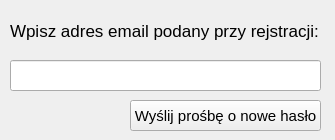
<?xml version="1.0" encoding="UTF-8"?>
<ui version="4.0">
 <class>MainWindow</class>
 <widget class="QMainWindow" name="MainWindow">
  <property name="geometry">
   <rect>
    <x>0</x>
    <y>0</y>
    <width>335</width>
    <height>140</height>
   </rect>
  </property>
  <property name="minimumSize">
   <size>
    <width>335</width>
    <height>140</height>
   </size>
  </property>
  <property name="maximumSize">
   <size>
    <width>335</width>
    <height>140</height>
   </size>
  </property>
  <property name="windowTitle">
   <string>Zmiana hasła</string>
  </property>
  <widget class="QWidget" name="centralwidget">
   <widget class="QLabel" name="label">
    <property name="geometry">
     <rect>
      <x>10</x>
      <y>20</y>
      <width>321</width>
      <height>21</height>
     </rect>
    </property>
    <property name="font">
     <font>
      <pointsize>13</pointsize>
     </font>
    </property>
    <property name="text">
     <string>Wpisz adres email podany przy rejstracji:</string>
    </property>
   </widget>
   <widget class="QLineEdit" name="lineEdit_email">
    <property name="geometry">
     <rect>
      <x>10</x>
      <y>60</y>
      <width>311</width>
      <height>31</height>
     </rect>
    </property>
    <property name="font">
     <font>
      <pointsize>9</pointsize>
     </font>
    </property>
    <property name="text">
     <string/>
    </property>
   </widget>
   <widget class="QPushButton" name="button_send_request">
    <property name="geometry">
     <rect>
      <x>130</x>
      <y>100</y>
      <width>191</width>
      <height>31</height>
     </rect>
    </property>
    <property name="font">
     <font>
      <pointsize>11</pointsize>
     </font>
    </property>
    <property name="text">
     <string>Wyślij prośbę o nowe hasło</string>
    </property>
   </widget>
  </widget>
 </widget>
 <resources/>
 <connections/>
</ui>
